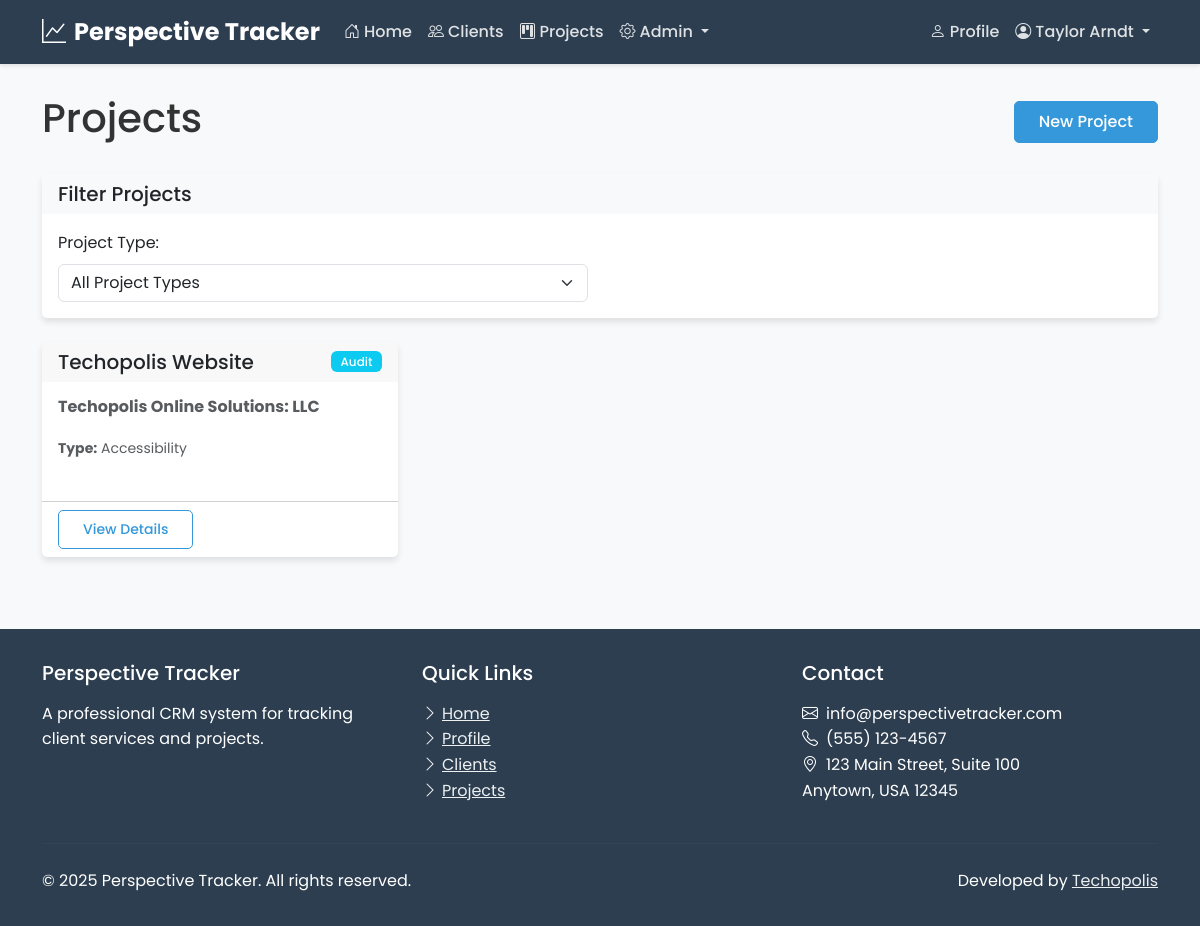
Screenshot of /projects/ (signed in) with the database file from the repository.
### users/models.py (models this page shows, shortened)
class CustomUser(AbstractUser):
    username = None
    email = models.EmailField(unique=True)
    role = models.ForeignKey(Role, on_delete=models.CASCADE, null=True, blank=True)
    profile_picture = models.ImageField(upload_to='profile_pics/', null=True, blank=True)
    bio = models.TextField(max_length=500, blank=True)
    phone_number = models.CharField(max_length=20, blank=True)
    job_title = models.CharField(max_length=100, blank=True)
    USERNAME_FIELD = 'email'
    REQUIRED_FIELDS = []
    objects = CustomUserManager()

### projects/models.py (models this page shows, shortened)
class Project(models.Model):
    DEFAULT_STATUS_CHOICES = [
        ('not_started', 'Not Started'),
        ('in_progress', 'In Progress'),
        ('completed', 'Completed'),
    ]
    name = models.CharField(max_length=200)
    client = models.ForeignKey(Client, on_delete=models.CASCADE, related_name='projects')
    project_type = models.ForeignKey(ProjectType, on_delete=models.PROTECT, related_name='projects')
    status = models.CharField(max_length=50, default='not_started')
    notes = models.TextField(blank=True)
    created_at = models.DateTimeField(auto_now_add=True)
    updated_at = models.DateTimeField(auto_now=True)
    created_by = models.ForeignKey(CustomUser, on_delete=models.SET_NULL, null=True, related_name='created_projects')
    assigned_to = models.ManyToManyField(CustomUser, related_name='assigned_projects', blank=True)
    def get_status_choices(self):
        if self.project_type and self.project_type.status_choices:
            return self.project_type.status_choices
        return self.DEFAULT_STATUS_CHOICES
    def get_status_display(self):
        choices = self.get_status_choices()
        for key, display in choices:
            if key and key.strip() == self.status:
                return display.strip()
        return self.status
    class Meta:
        ordering = ['-created_at']

class ProjectType(models.Model):
    name = models.CharField(max_length=100, unique=True)
    description = models.TextField(blank=True)
    slug = models.SlugField(max_length=100, unique=True)
    supports_standards = models.BooleanField(default=False, help_text="Whether this project type supports standards and violations")
    status_choices = models.JSONField(default=list, blank=True, help_text="List of status choices for this project type in format [['key', 'Display Name'], ...]")
    milestone_choices = models.JSONField(default=list, blank=True, help_text="List of milestone choices for this project type in format [['key', 'Display Name'], ...]")

### clients/models.py (models this page shows, shortened)
class Client(models.Model):
    company_name = models.CharField(max_length=255)
    contact_name = models.CharField(max_length=255)
    email = models.EmailField()
    website = models.URLField(blank=True, null=True)
    point_of_contact = models.ForeignKey(
        settings.AUTH_USER_MODEL,
        on_delete=models.SET_NULL,
        null=True,
        related_name='clients_as_poc'
    )
    created_at = models.DateTimeField(auto_now_add=True)
    updated_at = models.DateTimeField(auto_now=True)
    class Meta:
        ordering = ['company_name']

### projects/views.py (the view)
# urls.py: path('', views.project_list, name='project_list'),
@login_required
def project_list(request):
    if request.user.is_superuser or (hasattr(request.user, 'role') and request.user.role and request.user.role.name in ['admin', 'staff']):
        projects = Project.objects.all()
    else:
        projects = Project.objects.filter(assigned_to=request.user)
    project_type_slug = request.GET.get('type')
    if project_type_slug:
        projects = projects.filter(project_type__slug=project_type_slug)
    project_types = ProjectType.objects.all()
    context = {
        'projects': projects,
        'project_types': project_types,
        'current_type': project_type_slug,
    }
    return render(request, 'projects/project_list.html', context)

### projects/templates/projects/project_list.html (shortened to what this page needs)
{% extends "users/base.html" %}
{% load static %}
{% block content %}
<div class="container mt-4">
    <div class="d-flex justify-content-between align-items-center mb-4">
        <h1>Projects</h1>
        {% if user.is_staff or user.is_superuser %}
        <a href="{% url 'projects:project_create' %}" class="btn btn-primary">
             New Project
        </a>
        {% endif %}
    </div>
    <div class="card mb-4">
        <div class="card-header bg-light">
            <h2 class="h5 mb-0">Filter Projects</h2>
        </div>
        <div class="card-body">
            <div class="row">
                <div class="col-md-6">
                    <label for="project-type-filter" class="form-label">Project Type:</label>
                    <select id="project-type-filter" class="form-select">
                        <option value="">All Project Types</option>
                    </select>
                </div>
            </div>
        </div>
    </div>
    {% if projects %}
    <div class="row">
        {% for project in projects %}
        <div class="col-md-6 col-lg-4 mb-4 project-card" data-project-type="{{ project.project_type.slug }}">
            <div class="card h-100">
                <div class="card-header d-flex justify-content-between align-items-center">
                    <h2 class="h5 mb-0">{{ project.name }}</h2>
                    <span class="badge {% if project.status == 'completed' %}bg-success{% elif project.status == 'in_progress' or project.status == 'in_development' %}bg-primary{% elif project.status == 'audit' %}bg-info{% elif project.status == 'qa' %}bg-warning{% elif project.status == 'remediation' %}bg-danger{% else %}bg-secondary{% endif %}">
                        {{ project.get_status_display }}
                    </span>
                </div>
                <div class="card-body">
                    <p class="card-subtitle mb-2 text-muted fw-bold">{{ project.client.company_name }}</p>
                    <p class="card-text">
                        <small class="text-muted">
                            <strong>Type:</strong> {{ project.project_type.name }}
                        </small>
                    </p>
                </div>
                <div class="card-footer bg-transparent">
                    <a href="{% url 'projects:project_detail' project.id %}" class="btn btn-sm btn-outline-primary">View Details</a>
                </div>
            </div>
        </div>
        {% endfor %}
    </div>
    {% else %}
    <div class="alert alert-info">
        No projects found. {% if user.is_staff or user.is_superuser %}<a href="{% url 'projects:project_create' %}">Create a new project</a>.{% endif %}
    </div>
    {% endif %}
</div>
{% endblock %}

### users/templates/users/base.html (shortened to what this page needs)
<!DOCTYPE html>
<html lang="en">
<head>
    <link href="https://cdn.jsdelivr.net/npm/bootstrap@5.3.0-alpha1/dist/css/bootstrap.min.css" rel="stylesheet">
    <link rel="stylesheet" href="https://cdn.jsdelivr.net/npm/bootstrap-icons@1.10.3/font/bootstrap-icons.css">
    <link rel="stylesheet" href="/static/css/style.css">
</head>
<body>
    <nav class="navbar navbar-expand-md navbar-dark fixed-top">
        <div class="container">
            <a class="navbar-brand" href="{% url 'home' %}">
                <i class="bi bi-graph-up me-2"></i>Perspective Tracker
            </a>
            <div class="collapse navbar-collapse" id="navbarNav">
                <ul class="navbar-nav me-auto">
                    <li class="nav-item">
                        <a class="nav-link {% if request.path == '/' %}active{% endif %}" href="{% url 'home' %}">
                            <i class="bi bi-house-door me-1"></i>Home
                        </a>
                    </li>
                    {% if user.is_authenticated %}
                        {% if user.is_superuser or user.role.name == 'admin' or user.role.name == 'staff' %}
                            <li class="nav-item">
                                <a class="nav-link {% if '/clients/' in request.path %}active{% endif %}" href="{% url 'client_list' %}">
                                    <i class="bi bi-people me-1"></i>Clients
                                </a>
                            </li>
                            <li class="nav-item">
                                <a class="nav-link {% if '/projects/' in request.path %}active{% endif %}" href="{% url 'projects:project_list' %}">
                                    <i class="bi bi-kanban me-1"></i>Projects
                                </a>
                            </li>
                            {% if user.is_superuser or user.role.name == 'admin' %}
                            <li class="nav-item dropdown">
                                <a class="nav-link dropdown-toggle" href="#" id="adminDropdown" role="button" data-bs-toggle="dropdown" aria-expanded="false">
                                    <i class="bi bi-gear me-1"></i>Admin
                                </a>
                            </li>
                            {% endif %}
                        {% endif %}
                    {% endif %}
                </ul>
                <ul class="navbar-nav">
                    {% if user.is_authenticated %}
                        <li class="nav-item">
                            <a class="nav-link {% if '/profile/' in request.path %}active{% endif %}" href="{% url 'profile' %}">
                                <i class="bi bi-person me-1"></i>Profile
                            </a>
                        </li>
                        <li class="nav-item dropdown">
                            <a class="nav-link dropdown-toggle" href="#" id="navbarDropdown" role="button" data-bs-toggle="dropdown" aria-expanded="false">
                                <i class="bi bi-person-circle me-1"></i>{{ user.first_name }} {{ user.last_name }}
                            </a>
                        </li>
                    {% else %}
                        <li class="nav-item">
                            <a class="nav-link btn btn-outline-light btn-sm ms-2 px-3" href="{% url 'login' %}">
                                <i class="bi bi-box-arrow-in-right me-1"></i>Login
                            </a>
                        </li>
                    {% endif %}
                </ul>
            </div>
        </div>
    </nav>
    <main>
        {% block content %}{% endblock %}
    </main>
    <footer>
        <div class="container">
            <div class="row">
                <div class="col-md-4 mb-4 mb-md-0">
                    <h5 class="mb-3">Perspective Tracker</h5>
                    <p class="mb-0">A professional CRM system for tracking client services and projects.</p>
                </div>
                <div class="col-md-4 mb-4 mb-md-0">
                    <h5 class="mb-3">Quick Links</h5>
                    <ul class="list-unstyled">
                        <li><a href="{% url 'home' %}"><i class="bi bi-chevron-right me-1"></i>Home</a></li>
                        {% if user.is_authenticated %}
                            <li><a href="{% url 'profile' %}"><i class="bi bi-chevron-right me-1"></i>Profile</a></li>
                            {% if user.is_superuser or user.role.name == 'admin' or user.role.name == 'staff' %}
                                <li><a href="{% url 'client_list' %}"><i class="bi bi-chevron-right me-1"></i>Clients</a></li>
                                <li><a href="{% url 'projects:project_list' %}"><i class="bi bi-chevron-right me-1"></i>Projects</a></li>
                            {% endif %}
                        {% else %}
                            <li><a href="{% url 'login' %}"><i class="bi bi-chevron-right me-1"></i>Login</a></li>
                        {% endif %}
                    </ul>
                </div>
                <div class="col-md-4">
                    <h5 class="mb-3">Contact</h5>
                    <ul class="list-unstyled">
                        <li><i class="bi bi-envelope me-2"></i>info@perspectivetracker.com</li>
                        <li><i class="bi bi-telephone me-2"></i>(555) 123-4567</li>
                        <li><i class="bi bi-geo-alt me-2"></i>123 Main Street, Suite 100<br>Anytown, USA 12345</li>
                    </ul>
                </div>
            </div>
            <hr class="mt-4 mb-4" style="border-color: rgba(255,255,255,0.1);">
            <div class="row justify-content-between align-items-center">
                <div class="col-md-6 text-center text-md-start">
                    <p class="mb-0">&copy; {% now "Y" %} Perspective Tracker. All rights reserved.</p>
                </div>
                <div class="col-md-6 text-center text-md-end">
                    <p class="mb-0">Developed by <a href="https://www.techopolis.courses/" target="_blank">Techopolis</a></p>
                </div>
            </div>
        </div>
    </footer>
</body>
</html>

### perspectivetracker/static/css/style.css (style rules this page uses)
:root { --primary-color: #2c3e50; --secondary-color: #3498db; --accent-color: #e74c3c; --light-color: #ecf0f1; --dark-color: #2c3e50; --success-color: #2ecc71; --warning-color: #f39c12; --danger-color: #e74c3c; --text-color: #333; --text-light: #7f8c8d; --border-radius: 5px; --box-shadow: 0 4px 6px rgba(0, 0, 0, 0.1); --transition: all 0.3s ease; }
body { font-family: 'Poppins', sans-serif; color: var(--text-color); line-height: 1.6; background-color: #f8f9fa; padding-top: 70px; }
.navbar { background-color: var(--primary-color) !important; box-shadow: 0 2px 4px rgba(0, 0, 0, 0.1); }
.navbar-brand { font-weight: 700; font-size: 1.5rem; color: white !important; }
.navbar-dark .navbar-nav .nav-link { color: rgba(255, 255, 255, 0.85) !important; font-weight: 500; transition: var(--transition); }
.card { border: none; border-radius: var(--border-radius); box-shadow: var(--box-shadow); transition: var(--transition); margin-bottom: 1.5rem; }
.card-header { font-weight: 600; border-bottom: none; }
.btn { font-weight: 500; border-radius: var(--border-radius); padding: 0.5rem 1.5rem; transition: var(--transition); }
.btn-primary { background-color: var(--secondary-color); border-color: var(--secondary-color); }
.btn-outline-primary { color: var(--secondary-color); border-color: var(--secondary-color); }
.badge { font-weight: 500; padding: 0.4em 0.8em; }
footer { background-color: var(--primary-color); color: white; padding: 2rem 0; margin-top: 3rem; }
footer a { color: var(--light-color); transition: var(--transition); }

### rows the page displays
CustomUser: first_name "Taylor", last_name "Arndt"
Project: name "Techopolis Website", status "Audit", client.company_name "Techopolis Online Solutions: LLC", project_type.name "Accessibility"
